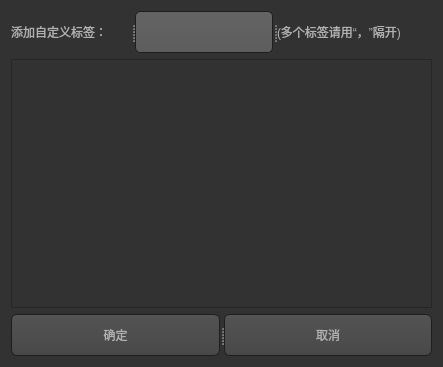
<?xml version="1.0" encoding="UTF-8"?>
<ui version="4.0">
 <class>Form</class>
 <widget class="QWidget" name="Form">
  <property name="geometry">
   <rect>
    <x>0</x>
    <y>0</y>
    <width>443</width>
    <height>367</height>
   </rect>
  </property>
  <property name="windowTitle">
   <string>Form</string>
  </property>
  <property name="styleSheet">
   <string notr="true">QToolTip
{
     border: 1px solid black;
     background-color: #ffa02f;
     padding: 1px;
     border-radius: 3px;
     opacity: 100;
}
 
QWidget
{
    color: #b1b1b1;
    background-color: #323232;
}
 
QWidget:item:hover
{
    background-color: QLinearGradient( x1: 0, y1: 0, x2: 0, y2: 1, stop: 0 #ffa02f, stop: 1 #ca0619);
    color: #000000;
}
 
QWidget:item:selected
{
    background-color: QLinearGradient( x1: 0, y1: 0, x2: 0, y2: 1, stop: 0 #ffa02f, stop: 1 #d7801a);
}
 
QMenuBar::item
{
    background: transparent;
}
 
QMenuBar::item:selected
{
    background: transparent;
    border: 1px solid #ffaa00;
}
 
QMenuBar::item:pressed
{
    background: #444;
    border: 1px solid #000;
    background-color: QLinearGradient(
        x1:0, y1:0,
        x2:0, y2:1,
        stop:1 #212121,
        stop:0.4 #343434/*,
        stop:0.2 #343434,
        stop:0.1 #ffaa00*/
    );
    margin-bottom:-1px;
    padding-bottom:1px;
}
 
QMenu
{
    border: 1px solid #000;
}
 
QMenu::item
{
    padding: 2px 20px 2px 20px;
}
 
QMenu::item:selected
{
    color: #000000;
}
 
QWidget:disabled
{
    color: #404040;
    background-color: #323232;
}
 
QAbstractItemView
{
    background-color: QLinearGradient( x1: 0, y1: 0, x2: 0, y2: 1, stop: 0 #4d4d4d, stop: 0.1 #646464, stop: 1 #5d5d5d);
}
 
QWidget:focus
{
    /*border: 2px solid QLinearGradient( x1: 0, y1: 0, x2: 0, y2: 1, stop: 0 #ffa02f, stop: 1 #d7801a);*/
}
 
QLineEdit
{
    background-color: QLinearGradient( x1: 0, y1: 0, x2: 0, y2: 1, stop: 0 #4d4d4d, stop: 0 #646464, stop: 1 #5d5d5d);
    padding: 1px;
    border-style: solid;
    border: 1px solid #1e1e1e;
    border-radius: 5;
}
 
QPushButton
{
    color: #b1b1b1;
    background-color: QLinearGradient( x1: 0, y1: 0, x2: 0, y2: 1, stop: 0 #565656, stop: 0.1 #525252, stop: 0.5 #4e4e4e, stop: 0.9 #4a4a4a, stop: 1 #464646);
    border-width: 1px;
    border-color: #1e1e1e;
    border-style: solid;
    border-radius: 6;
    padding: 3px;
    font-size: 12px;
    padding-left: 5px;
    padding-right: 5px;
}
 
QPushButton:pressed
{
    background-color: QLinearGradient( x1: 0, y1: 0, x2: 0, y2: 1, stop: 0 #2d2d2d, stop: 0.1 #2b2b2b, stop: 0.5 #292929, stop: 0.9 #282828, stop: 1 #252525);
}
 
QComboBox
{
    selection-background-color: #ffaa00;
    background-color: QLinearGradient( x1: 0, y1: 0, x2: 0, y2: 1, stop: 0 #565656, stop: 0.1 #525252, stop: 0.5 #4e4e4e, stop: 0.9 #4a4a4a, stop: 1 #464646);
    border-style: solid;
    border: 1px solid #1e1e1e;
    border-radius: 5;
}
 
QComboBox:hover,QPushButton:hover
{
    border: 2px solid QLinearGradient( x1: 0, y1: 0, x2: 0, y2: 1, stop: 0 #ffa02f, stop: 1 #d7801a);
}
 
 
QComboBox:on
{
    padding-top: 3px;
    padding-left: 4px;
    background-color: QLinearGradient( x1: 0, y1: 0, x2: 0, y2: 1, stop: 0 #2d2d2d, stop: 0.1 #2b2b2b, stop: 0.5 #292929, stop: 0.9 #282828, stop: 1 #252525);
    selection-background-color: #ffaa00;
}
 
QComboBox QAbstractItemView
{
    border: 2px solid darkgray;
    selection-background-color: QLinearGradient( x1: 0, y1: 0, x2: 0, y2: 1, stop: 0 #ffa02f, stop: 1 #d7801a);
}
 
QComboBox::drop-down
{
     subcontrol-origin: padding;
     subcontrol-position: top right;
     width: 15px;
 
     border-left-width: 0px;
     border-left-color: darkgray;
     border-left-style: solid; /* just a single line */
     border-top-right-radius: 3px; /* same radius as the QComboBox */
     border-bottom-right-radius: 3px;
 }
 
QComboBox::down-arrow
{
     image: url(:/down_arrow.png);
}
 
QGroupBox:focus
{
border: 2px solid QLinearGradient( x1: 0, y1: 0, x2: 0, y2: 1, stop: 0 #ffa02f, stop: 1 #d7801a);
}
 
QTextEdit:focus
{
    border: 2px solid QLinearGradient( x1: 0, y1: 0, x2: 0, y2: 1, stop: 0 #ffa02f, stop: 1 #d7801a);
}
 
QScrollBar:horizontal {
     border: 1px solid #222222;
     background: QLinearGradient( x1: 0, y1: 0, x2: 0, y2: 1, stop: 0.0 #121212, stop: 0.2 #282828, stop: 1 #484848);
     height: 7px;
     margin: 0px 16px 0 16px;
}
 
QScrollBar::handle:horizontal
{
      background: QLinearGradient( x1: 0, y1: 0, x2: 1, y2: 0, stop: 0 #ffa02f, stop: 0.5 #d7801a, stop: 1 #ffa02f);
      min-height: 20px;
      border-radius: 2px;
}
 
QScrollBar::add-line:horizontal {
      border: 1px solid #1b1b19;
      border-radius: 2px;
      background: QLinearGradient( x1: 0, y1: 0, x2: 1, y2: 0, stop: 0 #ffa02f, stop: 1 #d7801a);
      width: 14px;
      subcontrol-position: right;
      subcontrol-origin: margin;
}
 
QScrollBar::sub-line:horizontal {
      border: 1px solid #1b1b19;
      border-radius: 2px;
      background: QLinearGradient( x1: 0, y1: 0, x2: 1, y2: 0, stop: 0 #ffa02f, stop: 1 #d7801a);
      width: 14px;
     subcontrol-position: left;
     subcontrol-origin: margin;
}
 
QScrollBar::right-arrow:horizontal, QScrollBar::left-arrow:horizontal
{
      border: 1px solid black;
      width: 1px;
      height: 1px;
      background: white;
}
 
QScrollBar::add-page:horizontal, QScrollBar::sub-page:horizontal
{
      background: none;
}
 
QScrollBar:vertical
{
      background: QLinearGradient( x1: 0, y1: 0, x2: 1, y2: 0, stop: 0.0 #121212, stop: 0.2 #282828, stop: 1 #484848);
      width: 7px;
      margin: 16px 0 16px 0;
      border: 1px solid #222222;
}
 
QScrollBar::handle:vertical
{
      background: QLinearGradient( x1: 0, y1: 0, x2: 0, y2: 1, stop: 0 #ffa02f, stop: 0.5 #d7801a, stop: 1 #ffa02f);
      min-height: 20px;
      border-radius: 2px;
}
 
QScrollBar::add-line:vertical
{
      border: 1px solid #1b1b19;
      border-radius: 2px;
      background: QLinearGradient( x1: 0, y1: 0, x2: 0, y2: 1, stop: 0 #ffa02f, stop: 1 #d7801a);
      height: 14px;
      subcontrol-position: bottom;
      subcontrol-origin: margin;
}
 
QScrollBar::sub-line:vertical
{
      border: 1px solid #1b1b19;
      border-radius: 2px;
      background: QLinearGradient( x1: 0, y1: 0, x2: 0, y2: 1, stop: 0 #d7801a, stop: 1 #ffa02f);
      height: 14px;
      subcontrol-position: top;
      subcontrol-origin: margin;
}
 
QScrollBar::up-arrow:vertical, QScrollBar::down-arrow:vertical
{
      border: 1px solid black;
      width: 1px;
      height: 1px;
      background: white;
}
 
 
QScrollBar::add-page:vertical, QScrollBar::sub-page:vertical
{
      background: none;
}
 
QTextEdit
{
    background-color: #242424;
}
 
QPlainTextEdit
{
    background-color: #242424;
}
 
QHeaderView::section
{
    background-color: QLinearGradient(x1:0, y1:0, x2:0, y2:1, stop:0 #616161, stop: 0.5 #505050, stop: 0.6 #434343, stop:1 #656565);
    color: white;
    padding-left: 4px;
    border: 1px solid #6c6c6c;
}
 
QCheckBox:disabled
{
color: #414141;
}
 
QDockWidget::title
{
    text-align: center;
    spacing: 3px; /* spacing between items in the tool bar */
    background-color: QLinearGradient(x1:0, y1:0, x2:0, y2:1, stop:0 #323232, stop: 0.5 #242424, stop:1 #323232);
}
 
QDockWidget::close-button, QDockWidget::float-button
{
    text-align: center;
    spacing: 1px; /* spacing between items in the tool bar */
    background-color: QLinearGradient(x1:0, y1:0, x2:0, y2:1, stop:0 #323232, stop: 0.5 #242424, stop:1 #323232);
}
 
QDockWidget::close-button:hover, QDockWidget::float-button:hover
{
    background: #242424;
}
 
QDockWidget::close-button:pressed, QDockWidget::float-button:pressed
{
    padding: 1px -1px -1px 1px;
}
 
QMainWindow::separator
{
    background-color: QLinearGradient(x1:0, y1:0, x2:0, y2:1, stop:0 #161616, stop: 0.5 #151515, stop: 0.6 #212121, stop:1 #343434);
    color: white;
    padding-left: 4px;
    border: 1px solid #4c4c4c;
    spacing: 3px; /* spacing between items in the tool bar */
}
 
QMainWindow::separator:hover
{
 
    background-color: QLinearGradient(x1:0, y1:0, x2:0, y2:1, stop:0 #d7801a, stop:0.5 #b56c17 stop:1 #ffa02f);
    color: white;
    padding-left: 4px;
    border: 1px solid #6c6c6c;
    spacing: 3px; /* spacing between items in the tool bar */
}
 
QToolBar::handle
{
     spacing: 3px; /* spacing between items in the tool bar */
     background: url(:/images/handle.png);
}
 
QMenu::separator
{
    height: 2px;
    background-color: QLinearGradient(x1:0, y1:0, x2:0, y2:1, stop:0 #161616, stop: 0.5 #151515, stop: 0.6 #212121, stop:1 #343434);
    color: white;
    padding-left: 4px;
    margin-left: 10px;
    margin-right: 5px;
}
 
QProgressBar
{
    border: 2px solid grey;
    border-radius: 5px;
    text-align: center;
}
 
QProgressBar::chunk
{
    background-color: #d7801a;
    width: 2.15px;
    margin: 0.5px;
}
 
QTabBar::tab {
    color: #b1b1b1;
    border: 1px solid #444;
    border-bottom-style: none;
    background-color: #323232;
    padding-left: 10px;
    padding-right: 10px;
    padding-top: 3px;
    padding-bottom: 2px;
    margin-right: -1px;
}
 
QTabWidget::pane {
    border: 1px solid #444;
    top: 1px;
}
 
QTabBar::tab:last
{
    margin-right: 0; /* the last selected tab has nothing to overlap with on the right */
    border-top-right-radius: 3px;
}
 
QTabBar::tab:first:!selected
{
 margin-left: 0px; /* the last selected tab has nothing to overlap with on the right */
 
 
    border-top-left-radius: 3px;
}
 
QTabBar::tab:!selected
{
    color: #b1b1b1;
    border-bottom-style: solid;
    margin-top: 3px;
    background-color: QLinearGradient(x1:0, y1:0, x2:0, y2:1, stop:1 #212121, stop:.4 #343434);
}
 
QTabBar::tab:selected
{
    border-top-left-radius: 3px;
    border-top-right-radius: 3px;
    margin-bottom: 0px;
}
 
QTabBar::tab:!selected:hover
{
    /*border-top: 2px solid #ffaa00;
    padding-bottom: 3px;*/
    border-top-left-radius: 3px;
    border-top-right-radius: 3px;
    background-color: QLinearGradient(x1:0, y1:0, x2:0, y2:1, stop:1 #212121, stop:0.4 #343434, stop:0.2 #343434, stop:0.1 #ffaa00);
}
 
QRadioButton::indicator:checked, QRadioButton::indicator:unchecked{
    color: #b1b1b1;
    background-color: #323232;
    border: 1px solid #b1b1b1;
    border-radius: 6px;
}
 
QRadioButton::indicator:checked
{
    background-color: qradialgradient(
        cx: 0.5, cy: 0.5,
        fx: 0.5, fy: 0.5,
        radius: 1.0,
        stop: 0.25 #ffaa00,
        stop: 0.3 #323232
    );
}
 
QCheckBox::indicator{
    color: #b1b1b1;
    background-color: #323232;
    border: 1px solid #b1b1b1;
    width: 9px;
    height: 9px;
}
 
QRadioButton::indicator
{
    border-radius: 6px;
}
 
QRadioButton::indicator:hover, QCheckBox::indicator:hover
{
    border: 1px solid #ffaa00;
}
 
QCheckBox::indicator:checked
{
    image:url(:/images/checkbox.png);
}
 
QCheckBox::indicator:disabled, QRadioButton::indicator:disabled
{
    border: 1px solid #444;
}
</string>
  </property>
  <layout class="QVBoxLayout" name="verticalLayout" stretch="1,6,1">
   <item>
    <widget class="QSplitter" name="splitter">
     <property name="orientation">
      <enum>Qt::Horizontal</enum>
     </property>
     <widget class="QLabel" name="label">
      <property name="text">
       <string>添加自定义标签：</string>
      </property>
      <property name="buddy">
       <cstring>lineEdit</cstring>
      </property>
     </widget>
     <widget class="QLineEdit" name="lineEdit"/>
     <widget class="QLabel" name="label_2">
      <property name="text">
       <string>(多个标签请用“，”隔开)</string>
      </property>
     </widget>
    </widget>
   </item>
   <item>
    <widget class="QScrollArea" name="scrollArea">
     <property name="widgetResizable">
      <bool>true</bool>
     </property>
     <widget class="QWidget" name="scrollAreaWidgetContents">
      <property name="geometry">
       <rect>
        <x>0</x>
        <y>0</y>
        <width>423</width>
        <height>251</height>
       </rect>
      </property>
      <layout class="QGridLayout" name="gridLayout">
       <item row="0" column="0">
        <widget class="QWidget" name="widget" native="true">
         <property name="styleSheet">
          <string notr="true"/>
         </property>
        </widget>
       </item>
      </layout>
     </widget>
    </widget>
   </item>
   <item>
    <widget class="QSplitter" name="splitter_2">
     <property name="orientation">
      <enum>Qt::Horizontal</enum>
     </property>
     <widget class="QPushButton" name="btn_ok">
      <property name="text">
       <string>确定</string>
      </property>
     </widget>
     <widget class="QPushButton" name="btn_cancel">
      <property name="text">
       <string>取消</string>
      </property>
     </widget>
    </widget>
   </item>
  </layout>
 </widget>
 <resources/>
 <connections/>
</ui>
